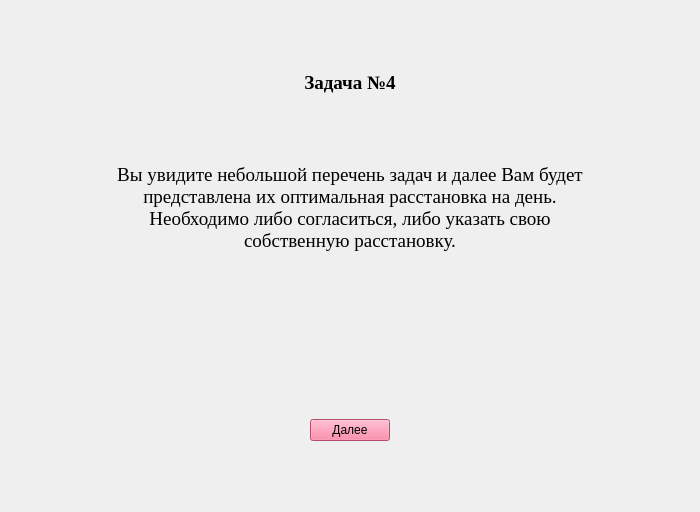
<?xml version="1.0" encoding="UTF-8"?>
<ui version="4.0">
 <class>TestFourthForm</class>
 <widget class="QWidget" name="TestFourthForm">
  <property name="geometry">
   <rect>
    <x>0</x>
    <y>0</y>
    <width>700</width>
    <height>512</height>
   </rect>
  </property>
  <property name="windowTitle">
   <string>TestFourth</string>
  </property>
  <layout class="QGridLayout" name="gridLayout">
   <item row="3" column="1">
    <layout class="QHBoxLayout" name="horizontalLayout_2">
     <item>
      <widget class="QTextBrowser" name="textBrowser">
       <property name="sizePolicy">
        <sizepolicy hsizetype="Minimum" vsizetype="Expanding">
         <horstretch>0</horstretch>
         <verstretch>0</verstretch>
        </sizepolicy>
       </property>
       <property name="minimumSize">
        <size>
         <width>500</width>
         <height>100</height>
        </size>
       </property>
       <property name="font">
        <font>
         <family>Times New Roman</family>
         <pointsize>14</pointsize>
        </font>
       </property>
       <property name="styleSheet">
        <string notr="true">border: none;
background-color: transparent;</string>
       </property>
       <property name="html">
        <string>&lt;!DOCTYPE HTML PUBLIC &quot;-//W3C//DTD HTML 4.0//EN&quot; &quot;http://www.w3.org/TR/REC-html40/strict.dtd&quot;&gt;
&lt;html&gt;&lt;head&gt;&lt;meta name=&quot;qrichtext&quot; content=&quot;1&quot; /&gt;&lt;style type=&quot;text/css&quot;&gt;
p, li { white-space: pre-wrap; }
&lt;/style&gt;&lt;/head&gt;&lt;body style=&quot; font-family:'Times New Roman'; font-size:14pt; font-weight:400; font-style:normal;&quot;&gt;
&lt;p align=&quot;center&quot; style=&quot; margin-top:12px; margin-bottom:12px; margin-left:0px; margin-right:0px; -qt-block-indent:0; text-indent:0px;&quot;&gt;Вы увидите небольшой перечень задач и далее Вам будет представлена их оптимальная расстановка на день. Необходимо либо согласиться, либо указать свою собственную расстановку.&lt;/p&gt;&lt;/body&gt;&lt;/html&gt;</string>
       </property>
      </widget>
     </item>
    </layout>
   </item>
   <item row="1" column="1">
    <layout class="QHBoxLayout" name="horizontalLayout_3">
     <item>
      <widget class="QLabel" name="label">
       <property name="font">
        <font>
         <family>Times New Roman</family>
         <pointsize>14</pointsize>
        </font>
       </property>
       <property name="text">
        <string>&lt;html&gt;&lt;head/&gt;&lt;body&gt;&lt;p align=&quot;center&quot;&gt;&lt;span style=&quot; font-weight:600;&quot;&gt;Задача №4&lt;/span&gt;&lt;/p&gt;&lt;/body&gt;&lt;/html&gt;</string>
       </property>
      </widget>
     </item>
    </layout>
   </item>
   <item row="3" column="2">
    <spacer name="horizontalSpacer_2">
     <property name="orientation">
      <enum>Qt::Horizontal</enum>
     </property>
     <property name="sizeHint" stdset="0">
      <size>
       <width>40</width>
       <height>20</height>
      </size>
     </property>
    </spacer>
   </item>
   <item row="1" column="2">
    <spacer name="horizontalSpacer_4">
     <property name="orientation">
      <enum>Qt::Horizontal</enum>
     </property>
     <property name="sizeHint" stdset="0">
      <size>
       <width>40</width>
       <height>20</height>
      </size>
     </property>
    </spacer>
   </item>
   <item row="1" column="0">
    <spacer name="horizontalSpacer_5">
     <property name="orientation">
      <enum>Qt::Horizontal</enum>
     </property>
     <property name="sizeHint" stdset="0">
      <size>
       <width>40</width>
       <height>20</height>
      </size>
     </property>
    </spacer>
   </item>
   <item row="6" column="1">
    <spacer name="verticalSpacer">
     <property name="orientation">
      <enum>Qt::Vertical</enum>
     </property>
     <property name="sizeHint" stdset="0">
      <size>
       <width>20</width>
       <height>40</height>
      </size>
     </property>
    </spacer>
   </item>
   <item row="5" column="2">
    <spacer name="horizontalSpacer_3">
     <property name="orientation">
      <enum>Qt::Horizontal</enum>
     </property>
     <property name="sizeHint" stdset="0">
      <size>
       <width>40</width>
       <height>20</height>
      </size>
     </property>
    </spacer>
   </item>
   <item row="5" column="0">
    <spacer name="horizontalSpacer_6">
     <property name="orientation">
      <enum>Qt::Horizontal</enum>
     </property>
     <property name="sizeHint" stdset="0">
      <size>
       <width>40</width>
       <height>20</height>
      </size>
     </property>
    </spacer>
   </item>
   <item row="4" column="1">
    <spacer name="verticalSpacer_2">
     <property name="orientation">
      <enum>Qt::Vertical</enum>
     </property>
     <property name="sizeHint" stdset="0">
      <size>
       <width>20</width>
       <height>40</height>
      </size>
     </property>
    </spacer>
   </item>
   <item row="2" column="1">
    <spacer name="verticalSpacer_3">
     <property name="orientation">
      <enum>Qt::Vertical</enum>
     </property>
     <property name="sizeHint" stdset="0">
      <size>
       <width>20</width>
       <height>40</height>
      </size>
     </property>
    </spacer>
   </item>
   <item row="3" column="0">
    <spacer name="horizontalSpacer">
     <property name="orientation">
      <enum>Qt::Horizontal</enum>
     </property>
     <property name="sizeHint" stdset="0">
      <size>
       <width>40</width>
       <height>20</height>
      </size>
     </property>
    </spacer>
   </item>
   <item row="5" column="1">
    <layout class="QHBoxLayout" name="horizontalLayout">
     <item>
      <widget class="QPushButton" name="pushButton">
       <property name="sizePolicy">
        <sizepolicy hsizetype="Fixed" vsizetype="Fixed">
         <horstretch>0</horstretch>
         <verstretch>0</verstretch>
        </sizepolicy>
       </property>
       <property name="styleSheet">
        <string notr="true">background-color: rgb(255, 107, 147);</string>
       </property>
       <property name="text">
        <string>Далее</string>
       </property>
      </widget>
     </item>
    </layout>
   </item>
   <item row="0" column="1">
    <spacer name="verticalSpacer_4">
     <property name="orientation">
      <enum>Qt::Vertical</enum>
     </property>
     <property name="sizeHint" stdset="0">
      <size>
       <width>20</width>
       <height>40</height>
      </size>
     </property>
    </spacer>
   </item>
  </layout>
 </widget>
 <resources/>
 <connections/>
</ui>
